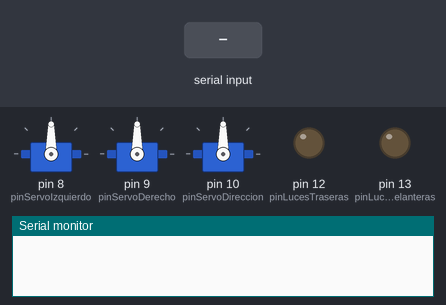
A sketch run on a simulated Arduino Uno, built with avr-gcc and run on an emulated ATmega328P. Shown: 3 × servo, output pins drawn as LEDs (lit = HIGH), the last lines printed to the serial monitor. Inputs (shaded band) come from the test bench.

Above: at 1.2 s.
1.3 s: "F" received over Serial
At 2.3 s:
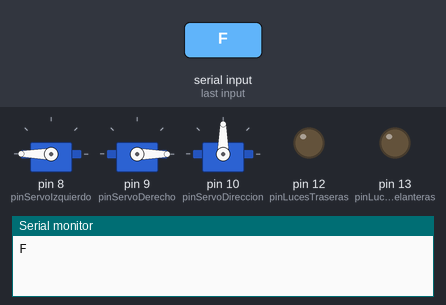
2.8 s: "B" received over Serial
At 3.4 s:
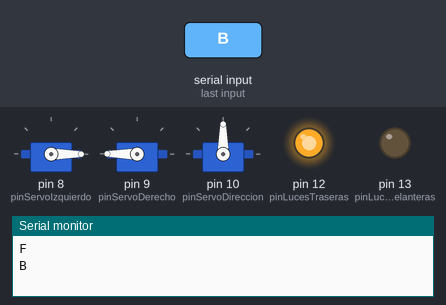
4.3 s: "L" received over Serial
At 4.6 s:
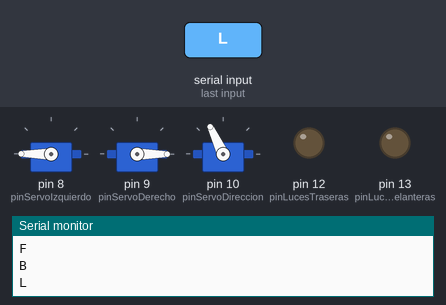
5.8 s: "R" received over Serial
At 6.9 s:
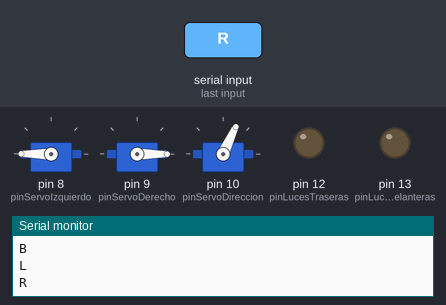
7.3 s: "1" received over Serial
At 8.1 s:
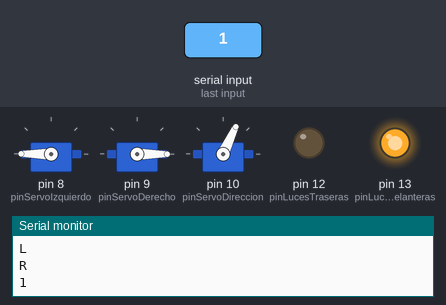
8.8 s: "S" received over Serial
At 9.2 s:
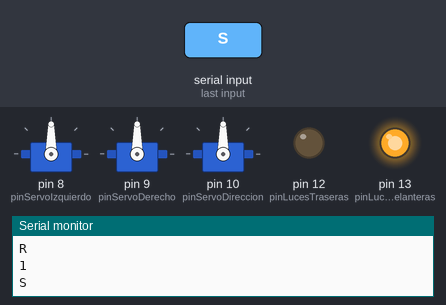
Timing chart, 0 to 11.3 s (numbered marks = the images above; inputs shaded):
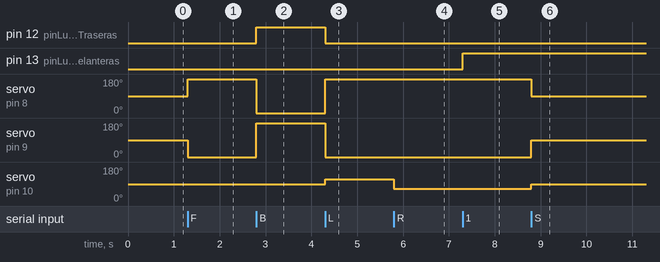

The sketch:

Auto_resiclado_con_servomotores.ino
```cpp
// ------
// Proyecto: Robot de reciclaje automático con servomotores y control Bluetooth
// ------
// Autor: ElekBlack
// Licencia: MIT
// ------

#include <Servo.h>

// Definición de servomotores
Servo servoIzquierdo; // Servo para tracción izquierda
Servo servoDerecho;   // Servo para tracción derecha
Servo servoDireccion; // Servo para dirección

// Pines de conexión
const int pinServoIzquierdo = 8;
const int pinServoDerecho = 9;
const int pinServoDireccion = 10;
const int pinLucesDelanteras = 13;
const int pinLucesTraseras = 12;

// Variables para la lectura de comandos
char comando;

// Configuración inicial
void setup() {
  // Configurar comunicación serie para el módulo Bluetooth
  Serial.begin(9600);

  // Configuración de pines de luces
  pinMode(pinLucesDelanteras, OUTPUT);
  pinMode(pinLucesTraseras, OUTPUT);

  // Asociar los pines a los servos
  servoIzquierdo.attach(pinServoIzquierdo);
  servoDerecho.attach(pinServoDerecho);
  servoDireccion.attach(pinServoDireccion);

  // Posicionar el servo de dirección al centro
  servoDireccion.write(90);

  // Detener los servos de tracción
  detenerMotores();
}

// Bucle principal
void loop() {
  // Leer comando desde el módulo Bluetooth
  if (Serial.available()>0) {
    comando = Serial.read();
    Serial.println(comando);
    switch (comando) {
    case 'F': // Avanzar
      servoDireccion.write(90);
      moverAdelante();
      break;
    case 'B': // Retroceder
      servoDireccion.write(90);
      moverAtras();
      break;
    case 'L': // Girar izquierda
      servoDireccion.write(115);
      moverAdelante();
      break;
    case 'R': // Girar derecha
      servoDireccion.write(65);
      moverAdelante();
      break;
    case 'S': // Detener
      detenerMotores();
      servoDireccion.write(90);
      break;
    case '1': // Luces Delanteras encendidas
      digitalWrite(pinLucesDelanteras, HIGH);
      break;
    case '2': // Luces Delanteras apagadas
      digitalWrite(pinLucesDelanteras, LOW);
      break;
    case '3': //
      break;
    case '4': //
      break;
    default:
      // Comando no reconocido
      detenerMotores();
      servoDireccion.write(90);
      break;
    }
  }
}

// Función para mover el robot hacia adelante
void moverAdelante() {
  servoIzquierdo.write(180); // Giro hacia adelante
  servoDerecho.write(0);     // Giro hacia adelante
  digitalWrite(pinLucesTraseras, LOW);
}

// Función para mover el robot hacia atrás
void moverAtras() {
  servoIzquierdo.write(0);   // Giro hacia atrás
  servoDerecho.write(180);   // Giro hacia atrás
  digitalWrite(pinLucesTraseras, HIGH);
}

// Función para detener los motores
void detenerMotores() {
  servoIzquierdo.write(90); // Parar servo izquierdo
  servoDerecho.write(90);   // Parar servo derecho
  digitalWrite(pinLucesTraseras, LOW);
}
```

Measured:
- after the input at 1.3 s, servo on pin 8 (pinServoIzquierdo): 90° → 180° at once; servo on pin 9 (pinServoDerecho): 90° → 0° at once
- after the input at 2.8 s, pin 12 (pinLucesTraseras): LOW → HIGH at once; servo on pin 8 (pinServoIzquierdo): 180° → 0° at once; servo on pin 9 (pinServoDerecho): 0° → 180° at once
- after the input at 4.3 s, pin 12 (pinLucesTraseras): HIGH → LOW at once; servo on pin 8 (pinServoIzquierdo): 0° → 180° at once; servo on pin 9 (pinServoDerecho): 180° → 0° at once; servo on pin 10 (pinServoDireccion): 90° → 115° at once
- after the input at 5.8 s, servo on pin 10 (pinServoDireccion): 115° → 65° at once
- after the input at 7.3 s, pin 13 (pinLucesDelanteras): LOW → HIGH at once
- after the input at 8.8 s, servo on pin 8 (pinServoIzquierdo): 180° → 90° at once; servo on pin 9 (pinServoDerecho): 0° → 90° at once; servo on pin 10 (pinServoDireccion): 65° → 90° at once
